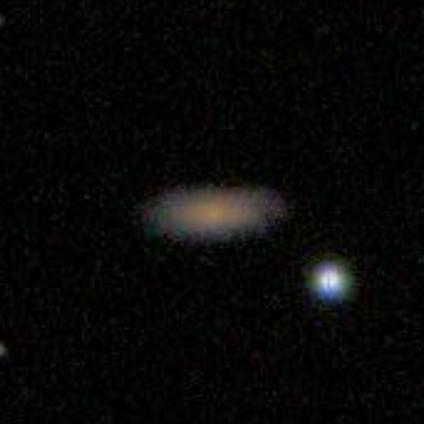
#> input picture data/classification/sample_images_gz2/13.jpg, 424 x 424 px, found by its file name; its folder holds only this picture in this run
$ jupyter execute --allow-errors c_preprocessing.ipynb
#> lines starting #> are read from the running program, lines starting #| are printed output that depends on the picture; after the words box and inside, x2 and y2 are one past the last pixel; in counts of white or black regions, pixels touching at a corner belong together
# LIMPIEZA Y ANÁLISIS EXPLORATORIO
---

## Conjunto de datos para clasificación

### Integrantes
- `Garibay Zepeda, Julio Andrés` (`julio.garibay@iteso.mx`)
- `Crespo Neri, Diego Ubaldo` (`ubaldo.crespo@iteso.mx`)
- `Vázquez Sandoval, Isaac Ernesto` (`isaac.vazqsand@gmail.com`)

---

### Bibliotecas

[cell 1]
# Básicas
import re
import numpy as np
import pandas as pd
from collections import defaultdict
from IPython.display import display
from matplotlib import pyplot as plt

# Enfocadas a imágenes
import cv2
from skimage import io

[cell 2]
# Swag
plt.style.use("/home/toutl/code/.machine.mplstyle")

---

### **Visualización, exploración, preparación y análisis de datos:**

#### 1. Estructura y Metadata

[cell 3]
# Creamos un objeto que nos permite acceder a todas las imágenes.
collection = io.imread_collection("../data/classification/images_gz2/*.jpg")

[cell 4]
# La cantidad de imágenes disponibles
display(len(collection))

#> (a cell that did not finish here is left out)

Se cuentan con 71,648 imágenes en la colección.
- Formato: `.jpg`.
- Diménsiones: 424 x 424 pixeles.
- Número de bandas: 3 (RGB).
- Profundidad de color: 8 bits (valores entre 0 y 255).

##### Ejemplos

#> (a cell that did not finish here is left out)

Observaciones:
- En todas las imágenes se notan objetos cósmicos centrados.
- Se espera que aquellos centrados sean galaxias.
- Alrededor de los centrales se observan otros objetos, con distintos tamaños y colores.
- Algunas imágenes presentan más zoom que otras, por lo que están más pixeleadas.

Todo esto podría interferir con la identificación, o ser beneficioso.

---

#### 2. Información estadística

##### Imágenes

#> (a cell that did not finish here is left out)

El histograma de intesidades promedio nos da una idea que la gran mayoría de los colores que aparecen en las imágenes son muy oscuros, hay muchos en tonos medios y muy pocas muy brillantes.

[cell 8]
n = 0
mean = 0
M2 = 0
for img in collection:
    gray = cv2.cvtColor(img, cv2.COLOR_BGR2GRAY)
    data = gray.astype(np.float32).ravel()
    n_i = len(data)
    mean_i = data.mean()
    var_i = data.var()

    # Actualización incremental (Welford’s algorithm)
    delta = mean_i - mean
    total_n = n + n_i
    mean += delta * n_i / total_n
    M2 += var_i * n_i + delta**2 * n * n_i / total_n
    n = total_n

#> (the rest of this cell did not finish here and is left out)

Con una intensidad media de 9.58 y una desviación estándar de 18.4 nos queda más que claro que los valores son muy oscuros en general.

Debido a la naturaleza de la imágenes no contamos con datos nulos, distribuciones ni datos sesgados.

##### Etiquetas

La información que ofrece el proyecto Zoo Galaxy es mucha y muy diversa.

#> (a cell that did not finish here is left out)

Nosotros nos utilizaremos las clases que fueron clasificadas por la comunidad.

El resumen está representado por la variable `gz2_class`.

#> (a cell that did not finish here is left out)

Se reconocen muchas clasificaciónes, específicadas en [Galaxy Zoo trees](https://data.galaxyzoo.org/gz_trees/gz_trees.html), un diagrama en el que se basa la clasificación realizada en el proyecto.

Para este proyecto, se utilizarán las clasificaciones más generales:
- `Smooth`
- `Features or disks`
- `Star or artifact` (not galaxies)

[cell 11]
# Obtenemos las clasificaciones básicas
types = defaultdict(lambda: [0, []])

#> (the rest of this cell did not finish here and is left out)

Se puede notar que los datos están complentamente imbalanceados en la variable de salida, algo que habrá que considerar al momento de seleccionar las métricas del modelo.

*PD: La variable* `dr7objid` *es utilizada como id para relacionar a las imágenes*

---

#### 3. Limpieza de imágenes (ejemplo)

[cell 12]
import os
from skimage.color import label2rgb, rgb2gray
from skimage.filters import threshold_otsu
from skimage.measure import label, regionprops
from skimage.morphology import closing, footprint_rectangle
from skimage.segmentation import clear_border

Para la limpieza utilizamos arreglos de paths por eficiencia en la lectura.

[cell 13]
def cargar_img(dir_imgs):
    """
    dir_imgs : directorio donde esten las imagenes
    imgages_path : path especifico de cada imagen en un array de numpy
    """
    images_path = os.listdir(dir_imgs)
    images_path = np.array(images_path)

    data = []
    for image in range(len(images_path)):
        data.append(io.imread(dir_imgs + images_path[image]))

    return np.array(data)

Aplicamos una máscara para mantener únicamente los objetos cósmicos.

[cell 14]
def applied_mask(data):
    """
    data : array de las imagenes de las galaxias
    binary : regresa los binarios donde este la mayor
    """
    binary = []

    for image in data:
        gray_img = rgb2gray(image)
        thresh = threshold_otsu(gray_img)
        mask = gray_img > (thresh * 0.99)

        applied_mask = np.zeros_like(image)

        for i in range(3):
            band = image[:, :, i]
            applied_mask[:, :, i] = mask * band

        binary.append(applied_mask)

    return binary

Como todas las imágnes están centradas mantenemos el objeto obtenido en la máscara al centro.

De esta manera obtenemos la mejor calidad disponible de el objeto de interés.

[cell 15]
def crop_galaxy(data, factor=1.5):
    """
    Recorta la galaxia centrada en una imagen RGB usando umbral adaptativo.
    img : ndarray
        Imagen RGB o en escala de grises con la galaxia centrada.
        Multiplicador del tamaño de la galaxia para dejar margen (1.5 por defecto).

    recorte : ndarray
        Subimagen recortada alrededor de la galaxia.
    """
    # Convertir a escala de grises si es RGB

    croped = []

    for img in data:
        if img.ndim == 3:
            gray = rgb2gray(img)
        else:
            gray = img
        thresh = threshold_otsu(gray)
        binary = gray > thresh

        label_img = label(binary)

        if label_img.max() == 0:  # type: ignore

            return img

        largest = max(regionprops(label_img), key=lambda r: r.area)
        minr, minc, maxr, maxc = largest.bbox

        cy, cx = (minr + maxr) // 2, (minc + maxc) // 2
        size = int(max(maxr - minr, maxc - minc) * factor)

        half = size // 2
        starty, endy = max(cy - half, 0), min(cy + half, img.shape[0])
        startx, endx = max(cx - half, 0), min(cx + half, img.shape[1])

        recorte = img[starty:endy, startx:endx]

        croped.append(recorte)

    return croped

Al tener muchas imágenes lo probamos con una pequeña cantidad

[cell 16]
path = "../data/classification/sample_images_gz2/"
data = cargar_img(path)
binary = applied_mask(data)  # mascara aplicada
#> the loop in applied_mask, `for image in data:` made 1 pass
#> thresh on pass 1: 0.175
#> pass 1, in applied_mask, `mask = gray_img > (thresh * 0.99)`:
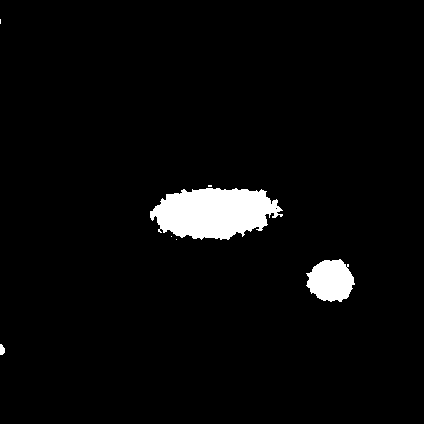
#> mask: shape (424, 424) bool; 3.7% white; 7 white regions (4 under 20 px), largest, box (x1, y1, x2, y2) and area: (150, 188, 283, 240) 5020, (306, 259, 355, 302) 1534, (0, 344, 5, 355) 44
#> after the loop in applied_mask, `for image in data:`:
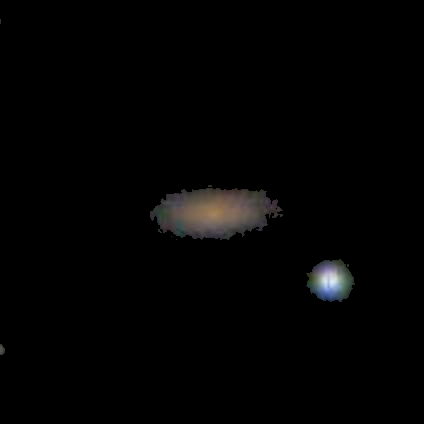
#> applied_mask: shape (424, 424, 3); mean of channels 0, 1, 2 3.2, 3.1, 3; drawn as R, G, B
#> after the loop in applied_mask, `for image in data:`: binary = 1 item
#> binary = 1 item
croped = crop_galaxy(data)
#> the loop in crop_galaxy, `for img in data:` made 1 pass
#> (thresh, minr, minc, maxr, maxc, cy, cx, size) on pass 1: (0.175, 188, 150, 240, 283, 214, 216, 199)
#> pass 1, in crop_galaxy, `label_img = label(binary)`:
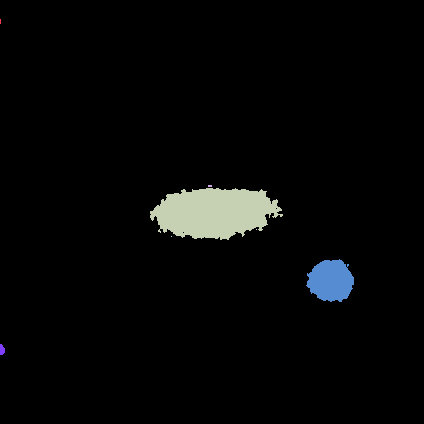
#> label_img: shape (424, 424) int32; 8 distinct labels, from 0 to 7; one colour per label, 0 black
#> pass 1, in crop_galaxy, `recorte = img[starty:endy, startx:endx]`:
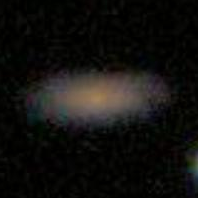
#> recorte: shape (198, 198, 3); mean of channels 0, 1, 2 17.5, 16.5, 14.3; drawn as R, G, B
#> croped = 1 item

$ run again, on data/classification/sample_images_gz2/30.jpg
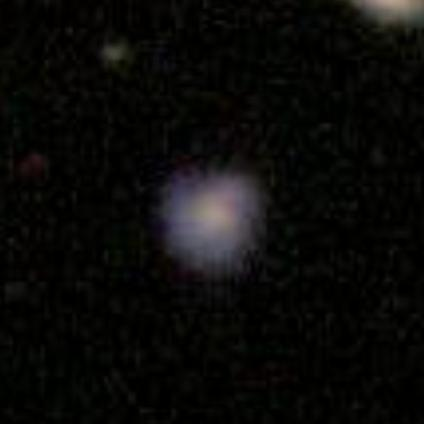
#> input picture data/classification/sample_images_gz2/30.jpg, 424 x 424 px, found by its file name
#> the loop in applied_mask, `for image in data:` made 1 pass
#> thresh on pass 1: 0.181
#> after the loop in applied_mask, `for image in data:`: binary = 1 item
#> the loop in crop_galaxy, `for img in data:` made 1 pass
#> (thresh, minr, minc, maxr, maxc, cy, cx, size) on pass 1: (0.181, 172, 163, 269, 259, 220, 211, 145)
#> pass 1, in crop_galaxy, `label_img = label(binary)`:
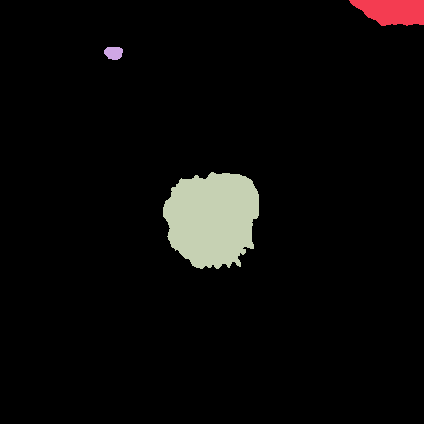
#> label_img: shape (424, 424) int32; 4 distinct labels, from 0 to 3; one colour per label, 0 black
#> pass 1, in crop_galaxy, `recorte = img[starty:endy, startx:endx]`:
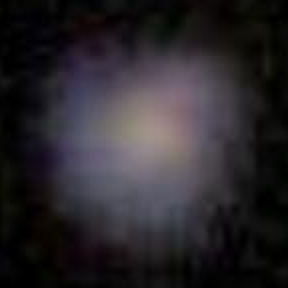
#> recorte: shape (144, 144, 3) (shown 2 times larger); mean of channels 0, 1, 2 41.8, 38.5, 42.5; drawn as R, G, B

$ run again, on data/classification/sample_images_gz2/32.jpg
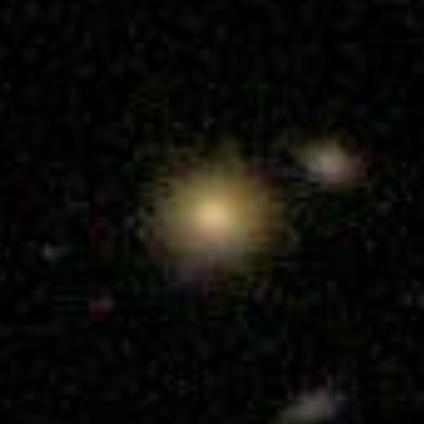
#> input picture data/classification/sample_images_gz2/32.jpg, 424 x 424 px, found by its file name
#> the loop in applied_mask, `for image in data:` made 1 pass
#> thresh on pass 1: 0.181
#> after the loop in applied_mask, `for image in data:`: binary = 1 item
#> the loop in crop_galaxy, `for img in data:` made 1 pass
#> (thresh, minr, minc, maxr, maxc, cy, cx, size) on pass 1: (0.181, 158, 150, 269, 282, 213, 216, 198)
#> pass 1, in crop_galaxy, `label_img = label(binary)`:
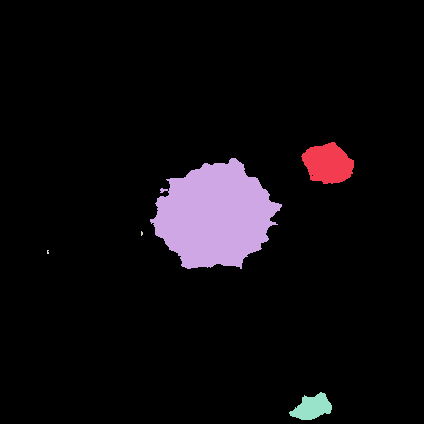
#> label_img: shape (424, 424) int32; 6 distinct labels, from 0 to 5; one colour per label, 0 black
#> pass 1, in crop_galaxy, `recorte = img[starty:endy, startx:endx]`:
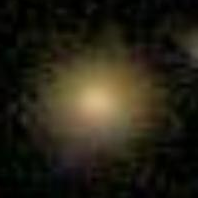
#> recorte: shape (198, 198, 3); mean of channels 0, 1, 2 38.5, 34.5, 21.7; drawn as R, G, B

$ run again, on data/classification/sample_images_gz2/33.jpg
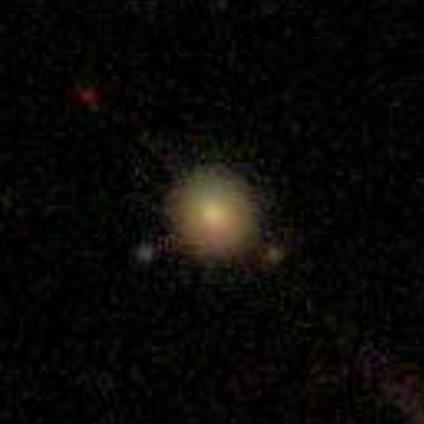
#> input picture data/classification/sample_images_gz2/33.jpg, 424 x 424 px, found by its file name
#> the loop in applied_mask, `for image in data:` made 1 pass
#> thresh on pass 1: 0.181
#> after the loop in applied_mask, `for image in data:`: binary = 1 item
#> the loop in crop_galaxy, `for img in data:` made 1 pass
#> (thresh, minr, minc, maxr, maxc, cy, cx, size) on pass 1: (0.181, 165, 165, 259, 260, 212, 212, 142)
#> pass 1, in crop_galaxy, `label_img = label(binary)`:
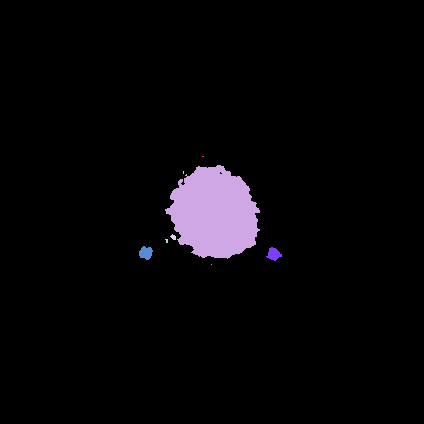
#> label_img: shape (424, 424) int32; 9 distinct labels, from 0 to 8; one colour per label, 0 black
#> pass 1, in crop_galaxy, `recorte = img[starty:endy, startx:endx]`:
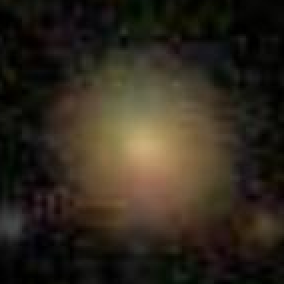
#> recorte: shape (142, 142, 3) (shown 2 times larger); mean of channels 0, 1, 2 47.4, 40.2, 28.9; drawn as R, G, B

$ run again, on data/classification/sample_images_gz2/19.jpg
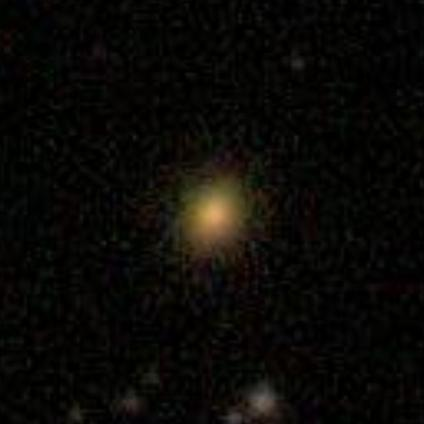
#> input picture data/classification/sample_images_gz2/19.jpg, 424 x 424 px, found by its file name
#> the loop in applied_mask, `for image in data:` made 1 pass
#> thresh on pass 1: 0.174
#> after the loop in applied_mask, `for image in data:`: binary = 1 item
#> the loop in crop_galaxy, `for img in data:` made 1 pass
#> (thresh, minr, minc, maxr, maxc, cy, cx, size) on pass 1: (0.174, 174, 174, 261, 254, 217, 214, 130)
#> pass 1, in crop_galaxy, `recorte = img[starty:endy, startx:endx]`:
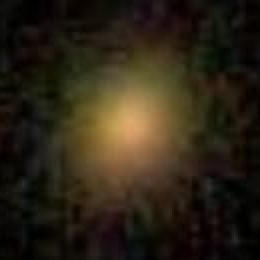
#> recorte: shape (130, 130, 3) (shown 2 times larger); mean of channels 0, 1, 2 44.1, 35.9, 21.4; drawn as R, G, B
